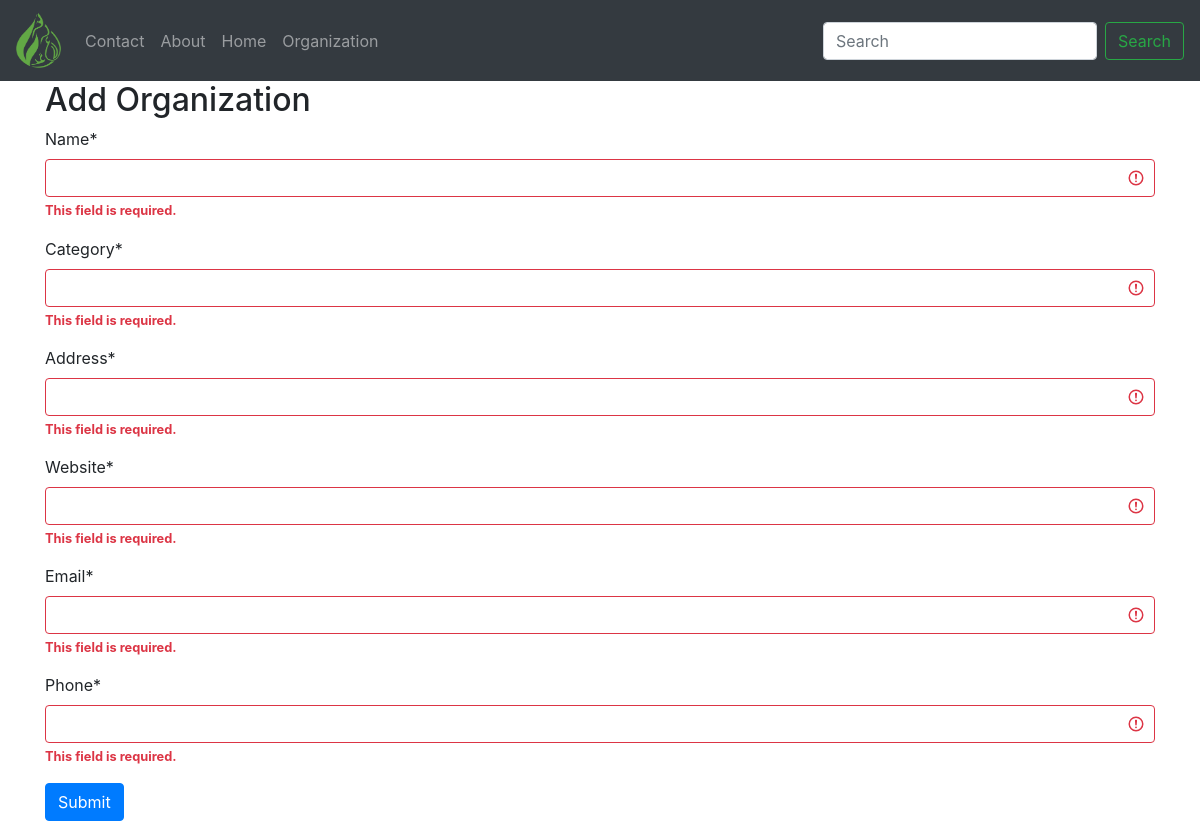
The page /organization/new_org/ on the database its author committed.
### contacts/models.py (models this page shows)
class Menu(models.Model):
    title = models.CharField(max_length=40)
    link = models.CharField(max_length=1041)
    alt = models.CharField(max_length=100)

### contacts/views.py (the view)
# urls.py: path('organization/new_org/', views.add_New_Organization)
def add_New_Organization(request):
    org_form = AddOrganization(request.GET)
    if request.method == "POST":
        org_form = AddOrganization(request.POST or None)
        if org_form.is_valid():
            Organization.objects.create(**org_form.cleaned_data)
        else:
            print(org_form.errors)
    context = {
        'form': org_form
    }
    return render(request, "add_organization.html", context)

### contacts/forms.py
class AddOrganization(forms.Form):
    Name = forms.CharField()
    Category = forms.CharField()
    Address = forms.CharField()
    Website = forms.URLField()
    Email = forms.EmailField()
    Phone = forms.CharField()

### contacts/context_processors.py (called while the page is built)
def navigation_bar(request):
    menu = Menu.objects.all()
    return {
        'menu_items': menu
    }

### contacts/templates/add_organization.html (shortened to what this page needs)
{% extends 'base.html' %}
{% block content %}
{% load crispy_forms_tags %}
<div class="container">
    <h2>Add Organization</h2>
<form action='.' method="post" novalidate>
       <div class="form-group">
            {{ form|crispy }}
        </div>
        <button type="submit" class="btn btn-primary" value="Save">Submit</button>
</form>
</div>
{% endblock %}

### templates/nav.html (shortened to what this page needs)
{% load static %}
<nav class="navbar navbar-expand-lg navbar-dark bg-dark">
  <a class="navbar-brand" href="https://www.biosaline.org/"><img src="{% static 'contacts/images/icba.png' %}" alt="logo" style="width:45px;height:55px"></a>
  <div class="collapse navbar-collapse" id="navbarSupportedContent">
    <ul class="navbar-nav mr-auto">
      {% for menu in menu_items %}
        {% if request.path == menu.link %}
             <li class="nav-item active">
            <a class="nav-link" alt="{{menu.alt}}" href="{{menu.link}}">{{menu.title}}</a>
          </li>
        {% else %}
      <li class="nav-item">
        <a class="nav-link" alt="{{menu.alt}}" href="{{menu.link}}">{{menu.title}}</a>
      </li>
        {% endif %}
   {% endfor %}
    </ul>
    <form class="form-inline my-2 my-lg-0">
      <input class="form-control mr-sm-2" type="search" placeholder="Search" aria-label="Search">
      <button class="btn btn-outline-success my-2 my-sm-0" type="submit">Search</button>
    </form>
  </div>
</nav>

### rows shown on the page
Menu: title "Contact"
Menu: title "About"
Menu: title "Home"
Menu: title "Organization"
